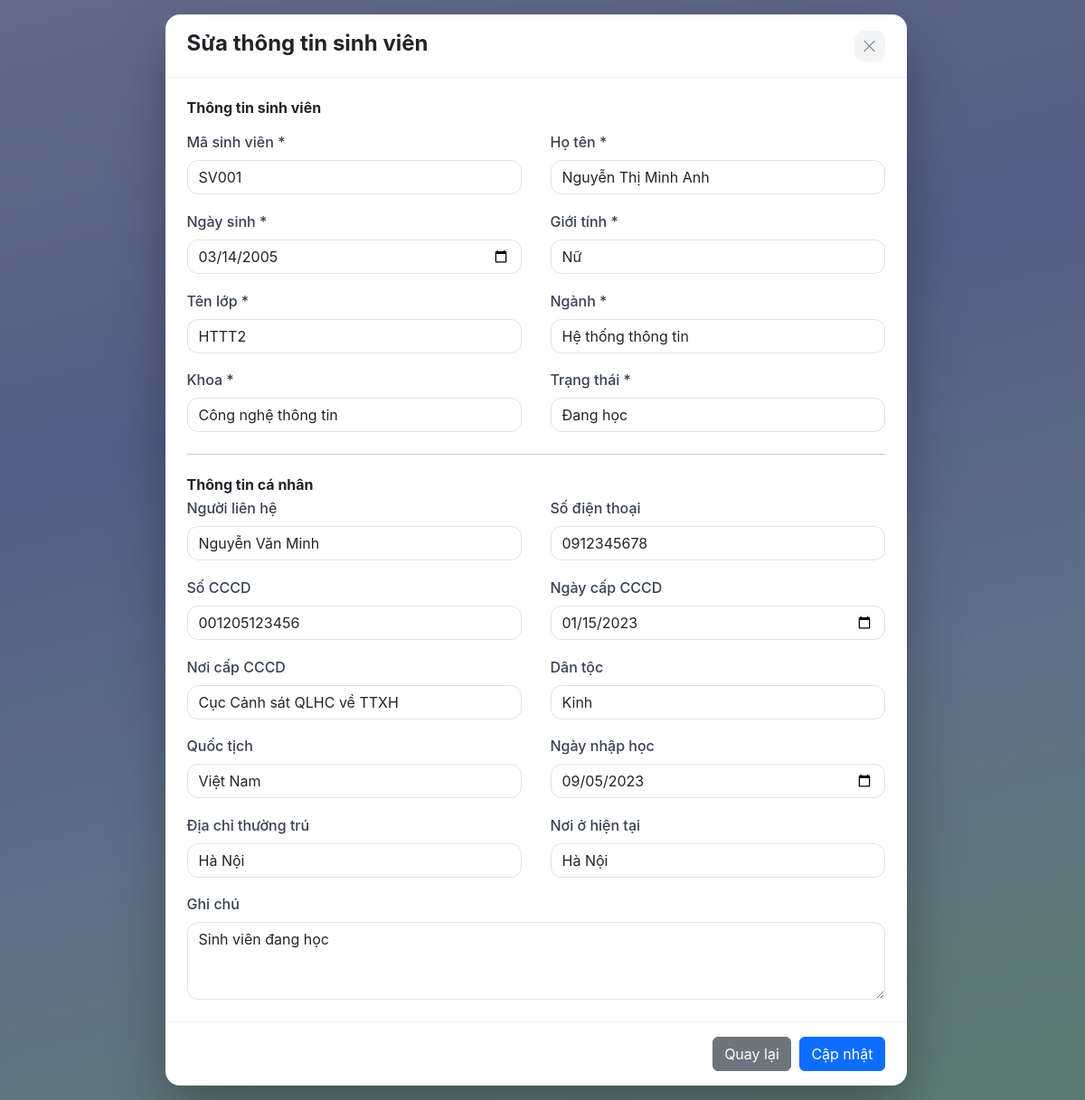
The page /public/?controller=student&action=edit&id=SV001 (signed in) on the database its author committed.
### tables this page shows
CREATE TABLE students (
ma_sv VARCHAR(10) PRIMARY KEY,
cccd VARCHAR(12),
ngay_cap_cccd DATE,
noi_cap_cccd VARCHAR(100),
dan_toc VARCHAR(50),
quoc_tich VARCHAR(50),
dia_chi_thuong_tru VARCHAR(200),
noi_o_hien_tai VARCHAR(200),
ngay_nhap_hoc DATE,
nguoi_lien_he VARCHAR(100),
sdt_nguoi_lien_he VARCHAR(15),
ghi_chu VARCHAR(200),

    FOREIGN KEY (ma_sv) REFERENCES student(ma_sv)

);

CREATE TABLE student (
    ma_sv VARCHAR(10) PRIMARY KEY,
    ho_ten VARCHAR(100) NOT NULL,
    ngay_sinh DATE NOT NULL,
    gioi_tinh VARCHAR(10) NOT NULL,
    ten_lop VARCHAR(50) NOT NULL,
    nganh VARCHAR(100) NOT NULL,
    khoa VARCHAR(100) NOT NULL,
    trang_thai VARCHAR(30) NOT NULL
);

### app/controllers/StudentController.php (called while the page is built, shortened)
<?php
require_once APP_ROOT . '/app/services/StudentService.php';
class StudentController
{
    public function edit($id)
    {
        $student = (new StudentService())->getStudentById($id);
        $q = isset($_GET['q']) && is_string($_GET['q'])
            ? trim($_GET['q'])
            : '';
        include APP_ROOT . '/app/views/student/edit.php';
    }
}

### app/services/StudentService.php (called while the page is built, shortened)
<?php
class StudentService
{
    public function getStudentById($id)
    {
        $dbConnection = new DBConnection();
        $conn = $dbConnection->getConnection();
        $sql = "SELECT s.ma_sv, s.ho_ten, s.ngay_sinh, s.gioi_tinh, s.ten_lop, s.nganh, s.khoa, s.trang_thai,
                       sd.cccd, sd.ngay_cap_cccd, sd.noi_cap_cccd, sd.dan_toc, sd.quoc_tich,
                       sd.dia_chi_thuong_tru, sd.noi_o_hien_tai, sd.ngay_nhap_hoc,
                       sd.nguoi_lien_he, sd.sdt_nguoi_lien_he, sd.ghi_chu
                FROM student s
                LEFT JOIN students sd ON s.ma_sv = sd.ma_sv
                WHERE s.ma_sv = ?";
        $stmt = $conn->prepare($sql);
        $stmt->execute([$id]);
        return $stmt->fetch(PDO::FETCH_OBJ);
    }
}

### app/views/student/edit.php (the view, shortened to what this page needs)
<!DOCTYPE html>
<html lang="vi">
<head>
    <link href="https://cdn.jsdelivr.net/npm/bootstrap@5.3.8/dist/css/bootstrap.min.css" rel="stylesheet">
    <link rel="stylesheet" href="https://cdn.jsdelivr.net/npm/bootstrap-icons@1.13.1/font/bootstrap-icons.min.css">
    <link rel="stylesheet" href="assets/css/style.css?v=<?= defined('CSS_VERSION') ? CSS_VERSION : 6 ?>">
</head>
<body class="dash-page">
    <div class="popup">
        <form class="popup-card popup-form" action="?controller=student&action=update&id=<?= urlencode($student->ma_sv) ?>" method="post">
            <div class="popup-head">
                <div>
                    <h4 class="mb-1 fw-bold">Sửa thông tin sinh viên</h4>
                </div>
                <a href="?controller=student&action=index<?= $q !== '' ? '&q=' . urlencode($q) : '' ?>" class="popup-close" title="Đóng" aria-label="Đóng">
                    <i class="bi bi-x-lg"></i>
                </a>
            </div>
            <div class="popup-body">
                <h6 class="fw-bold mb-3">Thông tin sinh viên</h6>
                <div class="detail-grid">
                    <div>
                        <label for="ma_sv" class="form-label">Mã sinh viên *</label>
                        <input type="text" name="ma_sv" id="ma_sv" class="form-control" value="<?= htmlspecialchars($student->ma_sv, ENT_QUOTES, 'UTF-8') ?>" readonly>
                    </div>
                    <div>
                        <label for="ho_ten" class="form-label">Họ tên *</label>
                        <input type="text" name="ho_ten" id="ho_ten" class="form-control" value="<?= htmlspecialchars($student->ho_ten ?? '', ENT_QUOTES, 'UTF-8') ?>" required>
                    </div>
                    <div>
                        <label for="ngay_sinh" class="form-label">Ngày sinh *</label>
                        <input type="date" name="ngay_sinh" id="ngay_sinh" class="form-control" value="<?= htmlspecialchars($student->ngay_sinh ?? '', ENT_QUOTES, 'UTF-8') ?>">
                    </div>
                    <div>
                        <label for="gioi_tinh" class="form-label">Giới tính *</label>
                        <select name="gioi_tinh" id="gioi_tinh" class="form-control">
                            <?php foreach (['Nam', 'Nữ', 'Khác'] as $value): ?>
                                <option value="<?= $value ?>" <?= ($student->gioi_tinh ?? '') === $value ? 'selected' : '' ?>><?= $value ?></option>
                            <?php endforeach; ?>
                        </select>
                    </div>
                    <div>
                        <label for="ten_lop" class="form-label">Tên lớp *</label>
                        <input type="text" name="ten_lop" id="ten_lop" class="form-control" value="<?= htmlspecialchars($student->ten_lop ?? '', ENT_QUOTES, 'UTF-8') ?>">
                    </div>
                    <div>
                        <label for="nganh" class="form-label">Ngành *</label>
                        <input type="text" name="nganh" id="nganh" class="form-control" value="<?= htmlspecialchars($student->nganh ?? '', ENT_QUOTES, 'UTF-8') ?>">
                    </div>
                    <div>
                        <label for="khoa" class="form-label">Khoa *</label>
                        <input type="text" name="khoa" id="khoa" class="form-control" value="<?= htmlspecialchars($student->khoa ?? '', ENT_QUOTES, 'UTF-8') ?>">
                    </div>
                    <div>
                        <label for="trang_thai" class="form-label">Trạng thái *</label>
                        <select name="trang_thai" id="trang_thai" class="form-control">
                            <?php foreach (['Đang học', 'Bảo lưu', 'Thôi học', 'Đã tốt nghiệp'] as $value): ?>
                                <option value="<?= $value ?>" <?= ($student->trang_thai ?? '') === $value ? 'selected' : '' ?>><?= $value ?></option>
                            <?php endforeach; ?>
                        </select>
                    </div>
                </div>
                <hr class="my-4">
                <h6 class="fw-bold mb-1">Thông tin cá nhân</h6>
                <div class="detail-grid">
                    <div>
                        <label for="nguoi_lien_he" class="form-label">Người liên hệ</label>
                        <input type="text" name="nguoi_lien_he" id="nguoi_lien_he" class="form-control" value="<?= htmlspecialchars($student->nguoi_lien_he ?? '', ENT_QUOTES, 'UTF-8') ?>">
                    </div>
                    <div>
                        <label for="sdt_nguoi_lien_he" class="form-label">Số điện thoại</label>
                        <input type="text" name="sdt_nguoi_lien_he" id="sdt_nguoi_lien_he" class="form-control" value="<?= htmlspecialchars($student->sdt_nguoi_lien_he ?? '', ENT_QUOTES, 'UTF-8') ?>">
                    </div>
                    <div>
                        <label for="cccd" class="form-label">Số CCCD</label>
                        <input type="text" name="cccd" id="cccd" class="form-control" value="<?= htmlspecialchars($student->cccd ?? '', ENT_QUOTES, 'UTF-8') ?>">
                    </div>
                    <div>
                        <label for="ngay_cap_cccd" class="form-label">Ngày cấp CCCD</label>
                        <input type="date" name="ngay_cap_cccd" id="ngay_cap_cccd" class="form-control" value="<?= htmlspecialchars($student->ngay_cap_cccd ?? '', ENT_QUOTES, 'UTF-8') ?>">
                    </div>
                    <div>
                        <label for="noi_cap_cccd" class="form-label">Nơi cấp CCCD</label>
                        <input type="text" name="noi_cap_cccd" id="noi_cap_cccd" class="form-control" value="<?= htmlspecialchars($student->noi_cap_cccd ?? '', ENT_QUOTES, 'UTF-8') ?>">
                    </div>
                    <div>
                        <label for="dan_toc" class="form-label">Dân tộc</label>
                        <input type="text" name="dan_toc" id="dan_toc" class="form-control" value="<?= htmlspecialchars($student->dan_toc ?? '', ENT_QUOTES, 'UTF-8') ?>">
                    </div>
                    <div>
                        <label for="quoc_tich" class="form-label">Quốc tịch</label>
                        <input type="text" name="quoc_tich" id="quoc_tich" class="form-control" value="<?= htmlspecialchars($student->quoc_tich ?? '', ENT_QUOTES, 'UTF-8') ?>">
                    </div>
                    <div>
                        <label for="ngay_nhap_hoc" class="form-label">Ngày nhập học</label>
                        <input type="date" name="ngay_nhap_hoc" id="ngay_nhap_hoc" class="form-control" value="<?= htmlspecialchars($student->ngay_nhap_hoc ?? '', ENT_QUOTES, 'UTF-8') ?>">
                    </div>
                    <div>
                        <label for="dia_chi_thuong_tru" class="form-label">Địa chỉ thường trú</label>
                        <input type="text" name="dia_chi_thuong_tru" id="dia_chi_thuong_tru" class="form-control" value="<?= htmlspecialchars($student->dia_chi_thuong_tru ?? '', ENT_QUOTES, 'UTF-8') ?>">
                    </div>
                    <div>
                        <label for="noi_o_hien_tai" class="form-label">Nơi ở hiện tại</label>
                        <input type="text" name="noi_o_hien_tai" id="noi_o_hien_tai" class="form-control" value="<?= htmlspecialchars($student->noi_o_hien_tai ?? '', ENT_QUOTES, 'UTF-8') ?>">
                    </div>
                    <div style="grid-column: 1 / -1;">
                        <label for="ghi_chu" class="form-label">Ghi chú</label>
                        <textarea name="ghi_chu" id="ghi_chu" class="form-control" rows="3"><?= htmlspecialchars($student->ghi_chu ?? '', ENT_QUOTES, 'UTF-8') ?></textarea>
                    </div>
                </div>
            </div>
            <div class="popup-foot">
                <a href="?controller=student&action=index<?= $q !== '' ? '&q=' . urlencode($q) : '' ?>" class="btn btn-secondary">Quay lại</a>
                <button type="submit" class="btn btn-primary" name="btn_update">Cập nhật</button>
            </div>
        </form>
    </div>
</body>
</html>

### public/assets/css/style.css (style rules this page uses)
:root { --indigo: #4f46e5; }
body { font-family: 'Inter', 'Segoe UI', system-ui, sans-serif; }
.form-control { border-radius: 12px; }
body.dash-page { background: linear-gradient(165deg, #c7d2fe 0%, #a5b4fc 35%, #bfdbfe 65%, #bbf7d0 100%); min-height: 100vh; }
.popup { position: fixed; inset: 0; z-index: 1050; background: rgba(17, 24, 39, 0.55); display: flex; align-items: flex-start; justify-content: center; padding: 1rem; overflow-y: auto; scrollbar-gutter: stable; }
.popup-card { background: #fff; border-radius: 16px; width: min(820px, calc(100vw - 2rem)); max-width: 820px; height: calc(100vh - 2rem); max-height: calc(100vh - 2rem); min-height: 0; display: flex; flex-direction: column; overflow: hidden; box-shadow: 0 25px 60px rgba(0, 0, 0, 0.3); }
.popup-head { display: flex; align-items: flex-start; justify-content: space-between; gap: 1rem; padding: 1.1rem 1.5rem; border-bottom: 1px solid #eef0f4; flex-shrink: 0; }
.popup-body { padding: 1.5rem; overflow-y: auto; flex: 1 1 auto; min-height: 0; }
.popup-foot { display: flex; justify-content: flex-end; gap: 0.6rem; padding: 1rem 1.5rem; border-top: 1px solid #eef0f4; flex-shrink: 0; }
.popup-close { border: 0; background: #f3f4f6; border-radius: 10px; width: 34px; height: 34px; font-size: 1rem; line-height: 1; color: #6b7280; text-decoration: none; display: inline-flex; align-items: center; justify-content: center; flex: none; }
.form-label { font-weight: 500; color: #374151; }
.popup-form { display: flex; flex-direction: column; width: 100%; height: 100%; min-height: 0; }
.detail-grid { display: grid; grid-template-columns: 1fr 1fr; gap: 1.1rem 2rem; }

### rows shown on the page
students: ma_sv "SV001", ho_ten "Nguyễn Thị Minh Anh", ngay_sinh "03/14/2005", ten_lop "HTTT2", nganh "Hệ thống thông tin", khoa "Công nghệ thông tin", nguoi_lien_he "Nguyễn Văn Minh", sdt_nguoi_lien_he "0912345678", cccd "001205123456", ngay_cap_cccd "01/15/2023", noi_cap_cccd "Cục Cảnh sát QLHC về TTXH", dan_toc "Kinh", quoc_tich "Việt Nam", ngay_nhap_hoc "09/05/2023", dia_chi_thuong_tru "Hà Nội", noi_o_hien_tai "Hà Nội", ghi_chu "Sinh viên đang học"
student: gioi_tinh "Nữ", trang_thai "Đang học"
